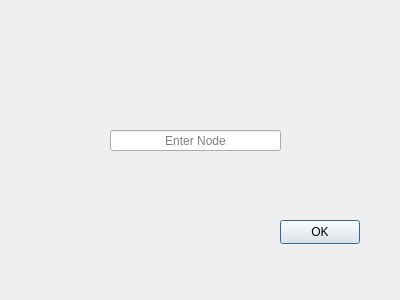
<?xml version="1.0" encoding="UTF-8"?>
<ui version="4.0">
 <class>DFSWidget</class>
 <widget class="QDialog" name="DFSWidget">
  <property name="geometry">
   <rect>
    <x>0</x>
    <y>0</y>
    <width>400</width>
    <height>300</height>
   </rect>
  </property>
  <property name="windowTitle">
   <string>Dialog</string>
  </property>
  <widget class="QPushButton" name="pushButton">
   <property name="geometry">
    <rect>
     <x>280</x>
     <y>220</y>
     <width>80</width>
     <height>24</height>
    </rect>
   </property>
   <property name="text">
    <string>OK</string>
   </property>
  </widget>
  <widget class="QLineEdit" name="lineEdit">
   <property name="geometry">
    <rect>
     <x>110</x>
     <y>130</y>
     <width>171</width>
     <height>21</height>
    </rect>
   </property>
   <property name="text">
    <string/>
   </property>
   <property name="alignment">
    <set>Qt::AlignCenter</set>
   </property>
   <property name="placeholderText">
    <string>Enter Node</string>
   </property>
  </widget>
 </widget>
 <resources/>
 <connections/>
</ui>
